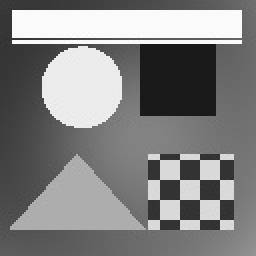
#> input picture project/Фото.jpg, 128 x 128 px (shown 2 times larger)
$ python main.py
#> lines starting #> are read from the running program, lines starting #| are printed output that depends on the picture; long printed decimals are rounded
### project/src/image.py
import os
import numpy as np
from PIL import Image as PILImage
from src.rng import Rng

def load_clean_image(path="Фото.jpg", size=128):
    """Надійно завантажує зображення з можливих локацій"""
#> called with path = 'Фото.jpg', size = 128
    base_dir = os.path.dirname(os.path.abspath(__file__))

    paths_to_try = [
        path,
        os.path.join(base_dir, path),
        os.path.join(base_dir, "..", path),
        os.path.join(base_dir, "..", "..", path),
    ]

    img_pil = None
    for p in paths_to_try:
        if os.path.exists(p):
            img_pil = PILImage.open(p)
            break
#> this loop made 1 pass
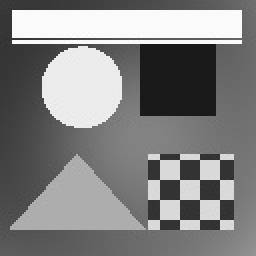
#> input picture project/Фото.jpg, 128 x 128 px (shown 2 times larger)

    if img_pil is None:
        raise FileNotFoundError(f"Не вдалося знайти файл '{path}'. Переконайтеся, що він знаходиться у теці project.")

    img_pil = img_pil.convert("L").resize((size, size), PILImage.Resampling.LANCZOS)
    return np.array(img_pil, dtype=float) / 255.0

def add_noise(clean, sigma, seed):
#> called with sigma = 0.128, seed = 128486
    rng = Rng(seed)
    h, w = clean.shape
#> h = 128; w = 128
    raw = np.zeros((h, w), dtype=float)
    for i in range(h):
        for j in range(w):
            raw[i][j] = clean[i][j] + sigma * rng.normal()
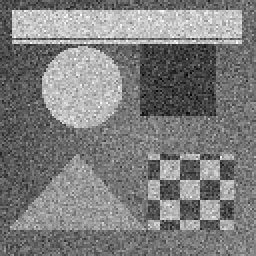
#> raw: shape (128, 128) float64 (shown 2 times larger); min -0.319, max 1.35, mean 0.509; drawn with min black and max white
    noisy = np.clip(raw, 0.0, 1.0)
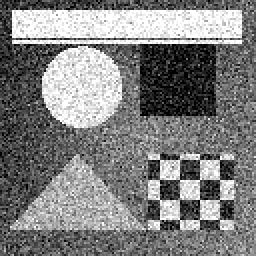
#> noisy: shape (128, 128) float64 (shown 2 times larger); min 0, max 1, mean 0.504
    return raw, noisy

def save_png(img, path):
    """Автоматично створює теки та надійно зберігає зображення"""
#| Шумне зображення: MSE = 0.01424, PSNR = 18.4651 dB
    base_dir = os.path.dirname(os.path.abspath(__file__))
    full_path = os.path.normpath(os.path.join(base_dir, "..", path))

    # Автоматично створюємо папку (наприклад, outputs), якщо її не існує
    os.makedirs(os.path.dirname(full_path), exist_ok=True)

    data = (np.clip(img, 0.0, 1.0) * 255.0).round().astype(np.uint8)
    PILImage.fromarray(data, mode="L").save(full_path)

### project/src/rng.py
import math

MASK64 = (1 << 64) - 1
MULT = 6364136223846793005
INCR = 1442695040888963407

class Rng:
    def __init__(self, seed):
        self.state = seed & MASK64

    def next_u64(self):
        self.state = (self.state * MULT + INCR) & MASK64
        return self.state

    def uniform(self):
        return (self.next_u64() >> 11) * (1.0 / 9007199254740992.0)

    def normal(self):
        u1 = self.uniform()
        if u1 < 1e-300:
            u1 = 1e-300
        u2 = self.uniform()
        return math.sqrt(-2.0 * math.log(u1)) * math.cos(2.0 * math.pi * u2)

### project/src/filters.py
import math
import numpy as np

def gaussian_blur(img, sigma):
#> called with sigma = 0.496
    if sigma <= 1e-6:
        return img.copy()
    r = int(4.0 * sigma + 0.5)
    t = np.arange(-r, r + 1, dtype=float)
    kernel = np.exp(-(t * t) / (2.0 * sigma * sigma))
    kernel /= kernel.sum()
    h, w = img.shape
    tmp = np.zeros_like(img)
    for k in range(-r, r + 1):
        cols = np.clip(np.arange(w) + k, 0, w - 1)
        tmp += kernel[k + r] * img[:, cols]
    out = np.zeros_like(img)
    for k in range(-r, r + 1):
        rows = np.clip(np.arange(h) + k, 0, h - 1)
        out += kernel[k + r] * tmp[rows, :]
    return out

def bilateral_filter(img, sigma_spatial, sigma_range):
    sigma_spatial = max(float(sigma_spatial), 1e-3)
    sigma_range = max(float(sigma_range), 1e-3)
    r = int(min(max(round(2.0 * sigma_spatial), 1), 5))
    h, w = img.shape
    padded = np.pad(img, r, mode="reflect")
    num = np.zeros_like(img)
    den = np.zeros_like(img)
    for dy in range(-r, r + 1):
        for dx in range(-r, r + 1):
            shifted = padded[r + dy:r + dy + h, r + dx:r + dx + w]
            w_s = math.exp(-(dx * dx + dy * dy) / (2.0 * sigma_spatial ** 2))
            w_r = np.exp(-((shifted - img) ** 2) / (2.0 * sigma_range ** 2))
            weight = w_s * w_r
            num += weight * shifted
            den += weight
    return num / den

### project/src/lab1_svenn.py
def svenn(oracle, x0, delta0, lo=0.05, hi=8.0, max_iter=40):
    rows = []
    def ask(x, k, step, p, comment):
        value = oracle.value(x)
        rows.append({"k": k, "x": x, "f": value, "delta": step, "p": p, "comment": comment})
        return value

    f0 = ask(x0, 0, delta0, 0, "початкова точка x0")
    xr = min(x0 + delta0, hi)
    fr = ask(xr, 0, delta0, 0, "пробний крок праворуч")
#> call 2 of gaussian_blur, with sigma = 0.71
#> the loop in gaussian_blur (call 2), `for k in range(-r, r + 1):` made 7 passes
#> pass 1, in gaussian_blur (call 2), `tmp += kernel[k + r] * img[:, cols]`:
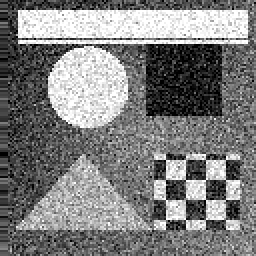
#> tmp: shape (128, 128) float64 (shown 2 times larger); min 0, max 7.39e-05, mean 3.69e-05; drawn with min black and max white
#> after the loop in gaussian_blur (call 2), `for k in range(-r, r + 1):`:
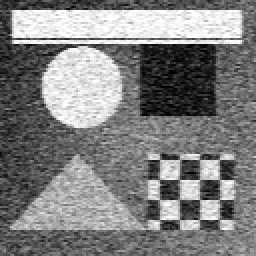
#> tmp: shape (128, 128) float64 (shown 2 times larger); min 0, max 1, mean 0.504
#> the loop in gaussian_blur (call 2), `for k in range(-r, r + 1):` made 7 passes
#> pass 1, in gaussian_blur (call 2), `out += kernel[k + r] * tmp[rows, :]`:
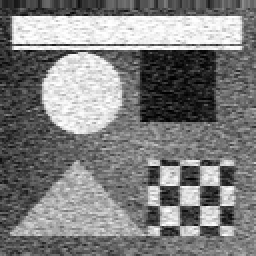
#> out: shape (128, 128) float64 (shown 2 times larger); min 0, max 7.39e-05, mean 3.7e-05; drawn with min black and max white
#> after the loop in gaussian_blur (call 2), `for k in range(-r, r + 1):`:
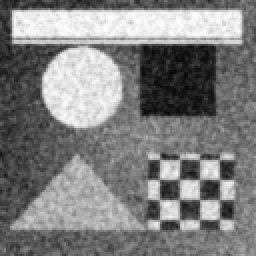
#> out: shape (128, 128) float64 (shown 2 times larger); min 0.0229, max 0.997, mean 0.504
    xl = max(x0 - delta0, lo)
    fl = ask(xl, 0, -delta0, 1, "пробний крок ліворуч")

    if fl >= f0 <= fr:
        return {"a": min(xl, xr), "b": max(xl, xr), "p": 0, "iterations": 0, "n_f": oracle.n_f, "rows": rows}
    if fr <= f0:
        p, step, x_cur, f_cur = 0, delta0, xr, fr
    else:
        p, step, x_cur, f_cur = 1, -delta0, xl, fl

    x_prev = x0
    k = 1
    while k <= max_iter:
        x_new = min(max(x_cur + (2.0 ** k) * step, lo), hi)
        if x_new == x_cur:
            break
        f_new = ask(x_new, k, (2.0 ** k) * step, p, f"розгін")
        if f_new >= f_cur:
            break
        x_prev, x_cur, f_cur = x_cur, x_new, f_new
        k += 1
#| [Лаб 1] Свенн знайдено відрізок: [0.4963, 1.1362], Nf = 4

    a, b = min(x_prev, x_new), max(x_prev, x_new)
    return {"a": max(a, lo), "b": min(b, hi), "p": p, "iterations": k, "n_f": oracle.n_f, "rows": rows}

### project/src/lab2_search.py
import math

TAU = (math.sqrt(5.0) - 1.0) / 2.0

def dichotomy(oracle, a, b, eps=1e-4, delta=None):
#> called with a = 0.496, b = 1.14, eps = 0.0001
    if delta is None:
        delta = eps / 3.0
    k = 0
    while (b - a) > eps:
        x1 = (a + b - delta) / 2.0
        x2 = (a + b + delta) / 2.0
        f1 = oracle.value(x1)
        f2 = oracle.value(x2)
        if f1 <= f2:
            b = x2
        else:
            a = x1
        k += 1
    x_best = (a + b) / 2.0
    return {"x": x_best, "f": oracle.value(x_best), "iterations": k, "n_f": oracle.n_f}

def golden_section(oracle, a, b, eps=1e-4):
    x1 = b - TAU * (b - a)
    x2 = a + TAU * (b - a)
    f1 = oracle.value(x1)
    f2 = oracle.value(x2)
#> the loop in gaussian_blur (call 35), `for k in range(-r, r + 1):` made 9 passes
#> pass 1, in gaussian_blur (call 35), `tmp += kernel[k + r] * img[:, cols]`:
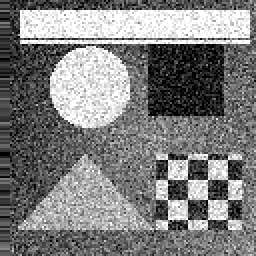
#> tmp: shape (128, 128) float64 (shown 2 times larger); min 0, max 1.91e-05, mean 9.52e-06; drawn with min black and max white
    k = 0
    while (b - a) > eps:
        if f1 <= f2:
            b = x2
            x2, f2 = x1, f1
            x1 = b - TAU * (b - a)
            f1 = oracle.value(x1)
        else:
            a = x1
            x1, f1 = x2, f2
            x2 = a + TAU * (b - a)
            f2 = oracle.value(x2)
        k += 1
#| [Лаб 2] Дихотомія: sigma* = 0.6306, Nf = 29
#| [Лаб 2] Золотий переріз: sigma* = 0.6306, Nf = 22
#|         PSNR після Лаб 2: 22.2992 dB
    x_best = (a + b) / 2.0
    return {"x": x_best, "f": oracle.value(x_best), "iterations": k, "n_f": oracle.n_f}

### project/src/lab3_nelder_mead.py
import numpy as np

LO = np.array([0.3, 0.01])
HI = np.array([5.0, 1.0])
ALPHA, GAMMA, RHO, SIGMA = 1.0, 2.0, 0.5, 0.5

def nelder_mead(oracle, x0, step, tol=1e-7, max_iter=200):
#> called with step = 0.399, tol = 1e-07, max_iter = 200
    x0 = np.asarray(x0, dtype=float)
    simplex = [x0,
               np.clip(x0 + np.array([step, 0.0]), LO, HI),
               np.clip(x0 + np.array([0.0, 0.4 * step]), LO, HI)]
    values = [oracle.value(p) for p in simplex]

    for k in range(1, max_iter + 1):
        order = np.argsort(values)
        simplex = [simplex[i] for i in order]
        values = [values[i] for i in order]
        best, middle, worst = simplex
        f_best, f_middle, f_worst = values

        centroid = (best + middle) / 2.0
        x_r = np.clip(centroid + ALPHA * (centroid - worst), LO, HI)
        f_r = oracle.value(x_r)

        if f_r < f_best:
            x_e = np.clip(centroid + GAMMA * (x_r - centroid), LO, HI)
            f_e = oracle.value(x_e)
            if f_e < f_r:
                simplex[2], values[2] = x_e, f_e
            else:
                simplex[2], values[2] = x_r, f_r
        elif f_r < f_middle:
            simplex[2], values[2] = x_r, f_r
        else:
            if f_r < f_worst:
                x_c = np.clip(centroid + RHO * (x_r - centroid), LO, HI)
            else:
                x_c = np.clip(centroid + RHO * (worst - centroid), LO, HI)
            f_c = oracle.value(x_c)
            if f_c < min(f_r, f_worst):
                simplex[2], values[2] = x_c, f_c
            else:
                for i in (1, 2):
                    simplex[i] = np.clip(best + SIGMA * (simplex[i] - best), LO, HI)
                    values[i] = oracle.value(simplex[i])

        i_best = int(np.argmin(values))
        size = max(float(np.linalg.norm(p - simplex[i_best])) for p in simplex)
        if size <= tol and (max(values) - min(values)) <= tol:
            break
#| [Лаб 3] Нелдер—Мід: theta* = (1.9464, 0.2475), Nf = 110
#|         PSNR після Лаб 3: 25.6335 dB

    i_best = int(np.argmin(values))
    return {"x": simplex[i_best], "f": values[i_best], "n_f": oracle.n_f}

### project/src/lab4_gradient.py
import numpy as np
from src.operators import energy, energy_grad

def gradient_descent(noisy, lam, L, max_iter=200, tol=1e-6):
#> called with lam = 0.709, L = 6.67, max_iter = 200, tol = 1e-06
    h = 1.0 / L
    I = noisy.copy()
    n_f = n_grad = 0
    for k in range(1, max_iter + 1):
        g = energy_grad(I, noisy, lam)
        n_grad += 1
        g_norm = float(np.linalg.norm(g))
        I_new = I - h * g
        e_k = energy(I, noisy, lam)
        n_f += 1
        if g_norm <= tol:
            break
        I = I_new
    return {"I": I, "iterations": k, "n_f": n_f, "n_grad": n_grad, "E": energy(I, noisy, lam), "grad": g_norm}

### project/src/oracle.py
class Oracle:
    def __init__(self, func):
        self.func = func
        self.n_f = 0
        self.history = []

    def value(self, x):
        self.n_f += 1
        v = float(self.func(x))
        self.history.append((x, v))
        return v

    def peek(self, x):
        return float(self.func(x))

    def reset(self):
        self.n_f = 0
        self.history.clear()

### project/src/metrics.py
import math
import numpy as np

def mse(a, b):
    return float(np.mean((a - b) ** 2))

def psnr(a, b):
    value = mse(a, b)
    if value <= 0.0:
        return float("inf")
    return 10.0 * math.log10(1.0 / value)

### project/main.py
from src.variant import SEED, NOISE_SIGMA, X0, DELTA0, EPS, LAMBDA0, SIMPLEX_EDGE, SIZE
from src.image import load_clean_image, add_noise, save_png
from src.oracle import Oracle
from src.filters import gaussian_blur, bilateral_filter
from src.metrics import mse, psnr
from src.lab1_svenn import svenn
from src.lab2_search import dichotomy, golden_section
from src.lab3_nelder_mead import nelder_mead
from src.lab4_gradient import gradient_descent
from src.lab5_constrained import projected_gradient
import numpy as np

print("=== ЗАПУСК ПРОЄКТУ (ВАРІАНТ №3) ===")

# Частина 0: Підготовка
clean = load_clean_image("Фото.jpg", SIZE)
raw, noisy = add_noise(clean, NOISE_SIGMA, SEED)
save_png(clean, "outputs/00_clean.png")
save_png(noisy, "outputs/00_noisy.png")
print(f"Шумне зображення: MSE = {mse(noisy, clean):.8f}, PSNR = {psnr(noisy, clean):.4f} dB")

# Частина 1: Свенн
LO, HI = 0.05, 8.0
f_obj1 = lambda s: mse(gaussian_blur(noisy, s), clean) + 1000.0 * (s - min(max(s, LO), HI)) ** 2
oracle1 = Oracle(f_obj1)
bracket = svenn(oracle1, X0, DELTA0, LO, HI)
print(f"\n[Лаб 1] Свенн знайдено відрізок: [{bracket['a']:.4f}, {bracket['b']:.4f}], Nf = {bracket['n_f']}")

# Частина 2: Дихотомія і Золотий переріз
oracle1.reset()
res_d = dichotomy(oracle1, bracket["a"], bracket["b"], EPS)
oracle1.reset()
res_g = golden_section(oracle1, bracket["a"], bracket["b"], EPS)
print(f"[Лаб 2] Дихотомія: sigma* = {res_d['x']:.6f}, Nf = {res_d['n_f']}")
print(f"[Лаб 2] Золотий переріз: sigma* = {res_g['x']:.6f}, Nf = {res_g['n_f']}")

restored_g = gaussian_blur(noisy, res_g['x'])
save_png(restored_g, "outputs/lab2_restored.png")
print(f"        PSNR після Лаб 2: {psnr(restored_g, clean):.4f} dB")

# Частина 3: Нелдер—Мід
theta0 = [min(max(2 * res_g['x'], 0.5), 4.0), 0.1591]
f_obj3 = lambda t: mse(bilateral_filter(noisy, t[0], t[1]), clean)
oracle3 = Oracle(lambda t: f_obj3(t) + 1000.0 * float(np.sum((np.array(t) - np.clip(t, [0.3, 0.01], [5.0, 1.0]))**2)))
res_nm = nelder_mead(oracle3, theta0, SIMPLEX_EDGE)
print(f"\n[Лаб 3] Нелдер—Мід: theta* = ({res_nm['x'][0]:.4f}, {res_nm['x'][1]:.4f}), Nf = {res_nm['n_f']}")

restored_bilat = bilateral_filter(noisy, res_nm['x'][0], res_nm['x'][1])
save_png(restored_bilat, "outputs/lab3_restored.png")
print(f"        PSNR після Лаб 3: {psnr(restored_bilat, clean):.4f} dB")

# Частина 4: Градієнтні методи
L_val = 1.0 + 8.0 * LAMBDA0
#> (the run stopped early here; a loop or call above may not have finished)
